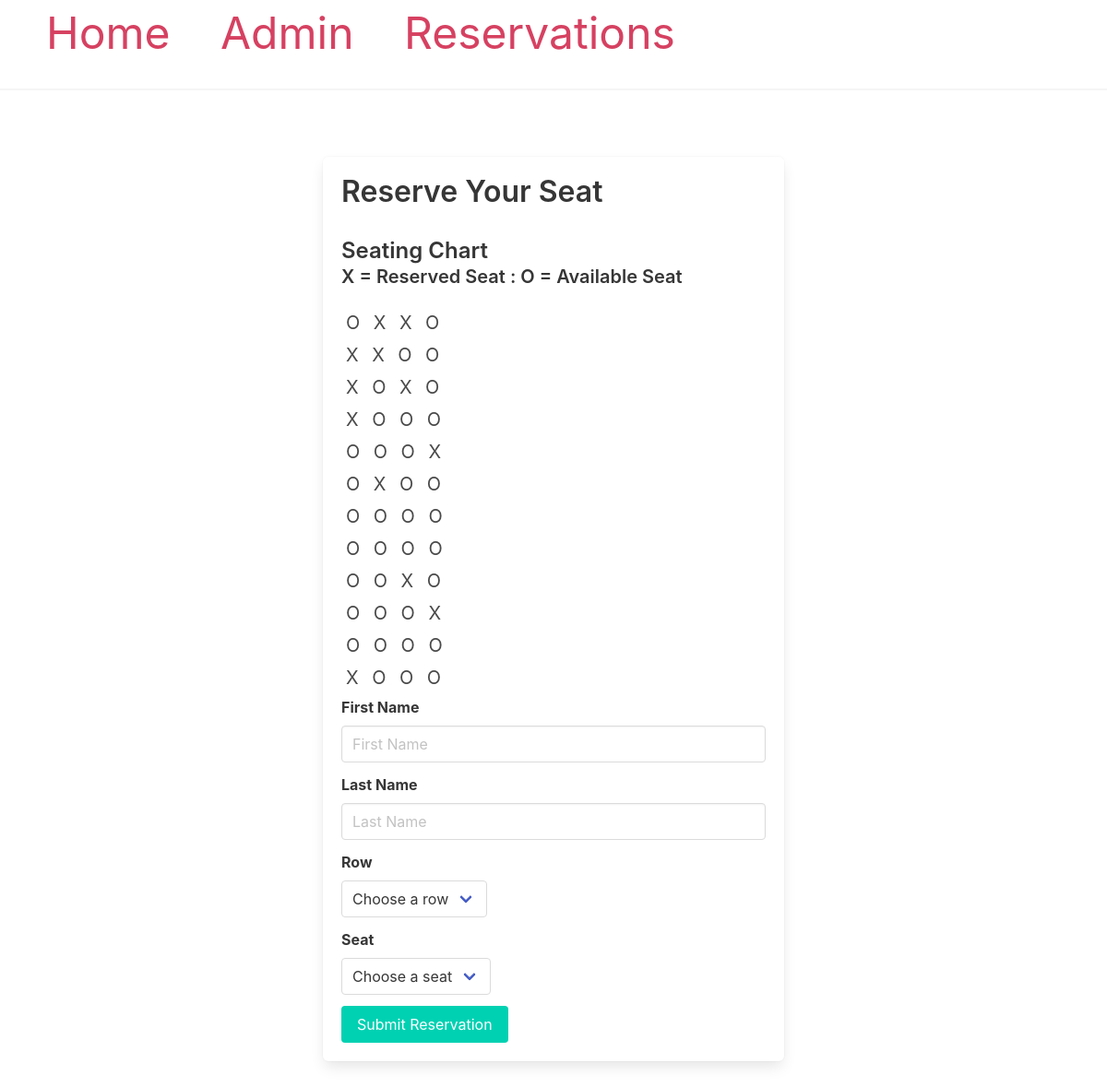
/reserve, run on the app's committed database.
### models.py (models this page shows, shortened)
class Reservation(db.Model):
    __tablename__ = 'reservations'
    id = db.Column(db.Integer, primary_key=True)
    passengerName = db.Column(db.String(100), nullable=False)
    seatRow = db.Column(db.Integer, nullable=False)
    seatColumn = db.Column(db.Integer, nullable=False)
    eTicketNumber = db.Column(db.String(20), unique=True, nullable=False)
    created = db.Column(db.DateTime, server_default=db.func.now())

### main/routes.py (the view, shortened to what this page needs)
@main_bp.route('/reserve', methods=['GET', 'POST'])
def reserve():
    seating_chart = [[None for _ in range(4)] for _ in range(12)]
    reservations = Reservation.query.all()
    for res in reservations:
        seating_chart[res.seatRow][res.seatColumn] = res.passengerName
    return render_template('reserve.html', seating_chart=seating_chart)

### app.py (called while the page is built)
def create_app():
    app = Flask(__name__, template_folder='templates')
    app.config['SECRET_KEY'] = 'your‐secret‐key‐here'
    basedir = os.path.abspath(os.path.dirname(__file__))
    db_path = os.path.join(basedir, 'final_project_files', 'reservations.db')
    app.config['SQLALCHEMY_DATABASE_URI'] = f"sqlite:///{db_path}"
    app.config['SQLALCHEMY_TRACK_MODIFICATIONS'] = False
    db.init_app(app)
    with app.app_context():
        db.create_all()
    app.register_blueprint(main_bp)
    app.register_blueprint(admin_bp, url_prefix='/admin')
    @app.before_request
    def auto_logout_outside_admin():
        if session.get('admin_logged_in'):
            if not request.path.startswith('/admin'):
                session.clear()
    return app

### main/templates/reserve.html (shortened to what this page needs)
{% extends 'base.html' %}
{% block content %}
<section class="section">
  <div class="container" style="max-width: 500px; margin: auto;">
    <div class="box">
      <h1 class="title">Reserve Your Seat</h1>
      <h3 class="title">Seating Chart</h3>
      <h4 class="subtitle">X = Reserved Seat : O = Available Seat</h2>
        <div style="text-align: left;">
          {% for row in seating_chart %}
            <div style="margin-bottom: 5px;">
              {% for seat in row %}
                {% if seat %}
                  <span style="margin: 5px; font-size: 20px;">X</span>
                {% else %}
                  <span style="margin: 5px; font-size: 20px;">O</span>
                {% endif %}
              {% endfor %}
            </div>
          {% endfor %}
        </div>
      <form method="post" action="{{ url_for('main.reserve') }}">
        <div class="field">
          <label class="label" for="first_name">First Name</label>
          <div class="control">
            <input class="input" type="text" id="first_name" name="first_name" placeholder="First Name">
          </div>
        </div>
        <div class="field">
          <label class="label" for="last_name">Last Name</label>
          <div class="control">
            <input class="input" type="text" id="last_name" name="last_name" placeholder="Last Name">
          </div>
        </div>
        <div class="field">
          <label class="label" for="row">Row</label>
          <div class="control">
            <div class="select">
              <select id="row" name="row" required>
                <option disabled selected value="">Choose a row</option>
              </select>
            </div>
          </div>
        </div>
        <div class="field">
          <label class="label" for="seat">Seat</label>
          <div class="control">
            <div class="select">
              <select id="seat" name="seat" required>
                <option disabled selected value="">Choose a seat</option>
              </select>
            </div>
          </div>
        </div>
        <div class="field">
          <div class="control">
            <button class="button is-primary" type="submit">Submit Reservation</button>
          </div>
        </div>
      </form>
    </div>
  </div>
</section>
{% endblock %}

### templates/base.html (shortened to what this page needs)
<!DOCTYPE html>
<html lang="en">
<head>
    <link
      rel="stylesheet"
      href="https://cdnjs.cloudflare.com/ajax/libs/bulma/0.7.2/css/bulma.min.css"
    />
</head>
<body>
    <nav>
        <a href="{{ url_for('main.index') }}">Home</a>
        <a href="{{ url_for('admin.login')}}">Admin</a>
        <a href="{{ url_for('main.reserve')}}">Reservations</a>
    </nav>
    <hr>
    <div class="content">
        {% block content %}{% endblock %}
    </div>
</body>
</html>

### templates/base.html (style rules this page uses)
nav a { color: #d64161; font-size: 3em; margin-left: 50px; text-decoration: none; }

### data on the page
Reservation: passengerName "X"
Reservation: passengerName "X"
Reservation: passengerName "X"
Reservation: passengerName "X"
Reservation: passengerName "X"
Reservation: passengerName "X"
Reservation: passengerName "X"
Reservation: passengerName "X"
Reservation: passengerName "X"
Reservation: passengerName "X"
Reservation: passengerName "X"
Reservation: passengerName "X"
